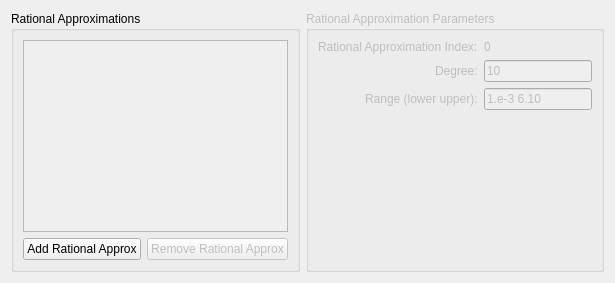
       <widget class="QWidget" name="tabRAT">
        <attribute name="title">
         <string>Rational Approxs</string>
        </attribute>
        <layout class="QHBoxLayout" name="horizontalLayout_13">
         <item>
          <widget class="QGroupBox" name="groupBox_11">
           <property name="title">
            <string>Rational Approximations</string>
           </property>
           <property name="flat">
            <bool>false</bool>
           </property>
           <layout class="QVBoxLayout" name="verticalLayout_9">
            <item>
             <widget class="QListWidget" name="listRAT">
              <property name="enabled">
               <bool>false</bool>
              </property>
              <property name="contextMenuPolicy">
               <enum>Qt::ActionsContextMenu</enum>
              </property>
              <property name="dragEnabled">
               <bool>true</bool>
              </property>
              <property name="dragDropMode">
               <enum>QAbstractItemView::DragDrop</enum>
              </property>
              <property name="defaultDropAction">
               <enum>Qt::MoveAction</enum>
              </property>
              <property name="sortingEnabled">
               <bool>false</bool>
              </property>
             </widget>
            </item>
            <item>
             <layout class="QHBoxLayout" name="horizontalLayout_15">
              <property name="rightMargin">
               <number>0</number>
              </property>
              <item>
               <widget class="QPushButton" name="btnAddRAT">
                <property name="text">
                 <string>Add Rational Approx</string>
                </property>
               </widget>
              </item>
              <item>
               <widget class="QPushButton" name="btnRemoveRAT">
                <property name="enabled">
                 <bool>false</bool>
                </property>
                <property name="text">
                 <string>Remove Rational Approx</string>
                </property>
               </widget>
              </item>
             </layout>
            </item>
           </layout>
          </widget>
         </item>
         <item>
          <widget class="QGroupBox" name="groupRAT">
           <property name="enabled">
            <bool>false</bool>
           </property>
           <property name="title">
            <string>Rational Approximation Parameters</string>
           </property>
           <property name="flat">
            <bool>false</bool>
           </property>
           <layout class="QHBoxLayout" name="horizontalLayout_12">
            <item>
             <layout class="QFormLayout" name="formLayout_12">
              <property name="fieldGrowthPolicy">
               <enum>QFormLayout::AllNonFixedFieldsGrow</enum>
              </property>
              <property name="labelAlignment">
               <set>Qt::AlignRight|Qt::AlignTrailing|Qt::AlignVCenter</set>
              </property>
              <property name="verticalSpacing">
               <number>6</number>
              </property>
              <item row="0" column="0">
               <widget class="QLabel" name="lbl0_16">
                <property name="toolTip">
                 <string>can put some relevant info about beta here...</string>
                </property>
                <property name="text">
                 <string>Rational Approximation Index:</string>
                </property>
               </widget>
              </item>
              <item row="0" column="1">
               <widget class="QLabel" name="lblRATIndex">
                <property name="toolTip">
                 <string>can put some relevant info about beta here...</string>
                </property>
                <property name="text">
                 <string>0</string>
                </property>
               </widget>
              </item>
              <item row="1" column="0">
               <widget class="QLabel" name="lblSolvernmx_2">
                <property name="toolTip">
                 <string>can put some relevant info about beta here...</string>
                </property>
                <property name="text">
                 <string>Degree:</string>
                </property>
               </widget>
              </item>
              <item row="1" column="1">
               <widget class="QLineEdit" name="Rational____degree">
                <property name="autoFillBackground">
                 <bool>false</bool>
                </property>
                <property name="inputMethodHints">
                 <set>Qt::ImhNone</set>
                </property>
                <property name="inputMask">
                 <string/>
                </property>
                <property name="text">
                 <string>10</string>
                </property>
                <property name="maxLength">
                 <number>15</number>
                </property>
               </widget>
              </item>
              <item row="2" column="0">
               <widget class="QLabel" name="lbl0_29">
                <property name="toolTip">
                 <string>can put some relevant info about beta here...</string>
                </property>
                <property name="text">
                 <string>Range (lower upper):</string>
                </property>
               </widget>
              </item>
              <item row="2" column="1">
               <widget class="QLineEdit" name="Rational____range">
                <property name="inputMethodHints">
                 <set>Qt::ImhNone</set>
                </property>
                <property name="inputMask">
                 <string/>
                </property>
                <property name="text">
                 <string>1.e-3 6.10</string>
                </property>
                <property name="maxLength">
                 <number>15</number>
                </property>
               </widget>
              </item>
             </layout>
            </item>
           </layout>
          </widget>
         </item>
        </layout>
       </widget>
